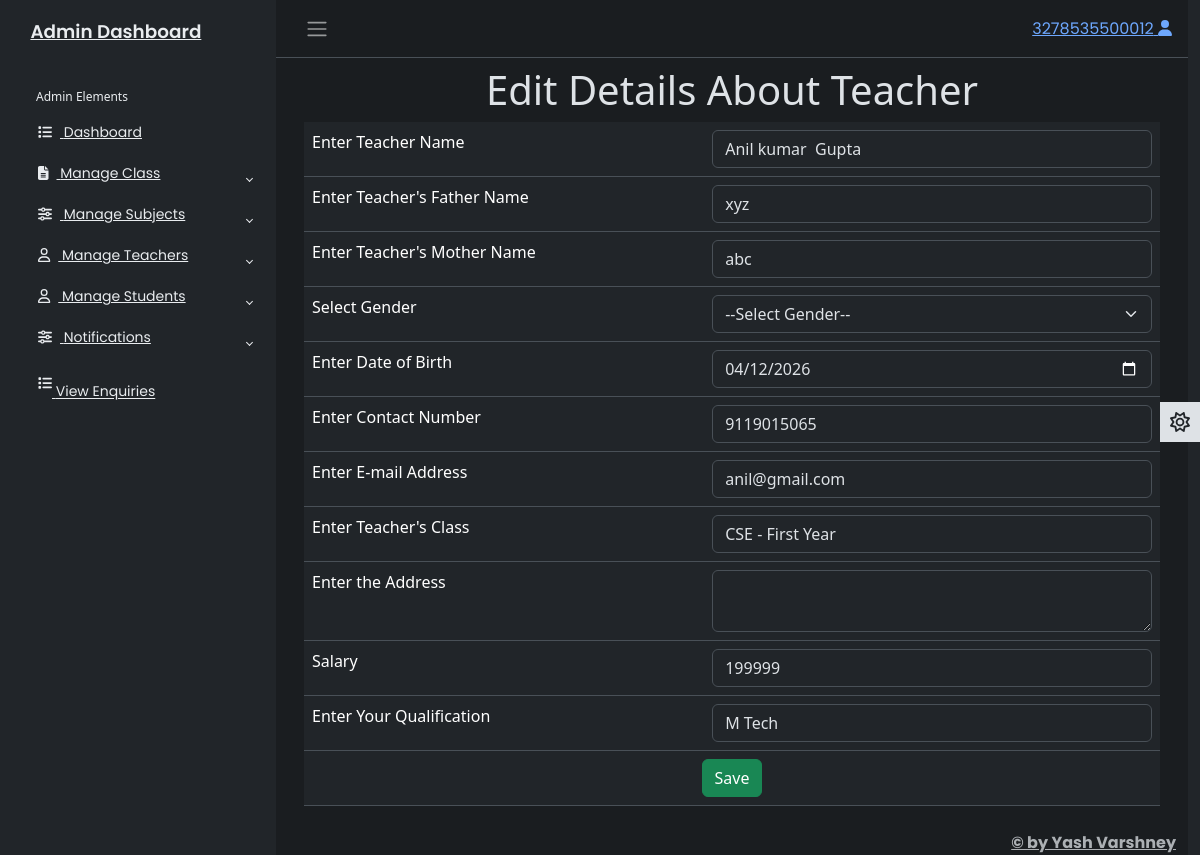
The page /adminapp/editteacher/1 (signed in) on the database its author committed.
### adminapp/models.py (models this page shows)
class Teacher(models.Model):
    id = models.AutoField(primary_key=True)
    name = models.CharField(max_length=50)
    fname = models.CharField(max_length=50)
    mname = models.CharField(max_length=50)
    gender = models.CharField(max_length=10)
    dob = models.CharField(max_length=15)
    contactno = models.CharField(max_length=20)
    emailaddress = models.EmailField(max_length=50, unique=True)
    tclass = models.CharField(max_length=30)
    address = models.TextField()
    salary = models.CharField(max_length=10)
    qualification = models.CharField(max_length=50)
    pic = models.ImageField(upload_to='')
    password = models.CharField(max_length=30)
    created_date = models.DateTimeField()

### adminapp/views.py (the view, shortened to what this page needs)
# urls.py: path('editteacher/<id>',views.editteacher,name = 'editteacher'),
@cache_control(no_store = True,no_cache = True,must_revalidate = True)
def editteacher(req,id):
    try:
      if req.session['adminid']!=None:
        adminid = req.session['adminid']
        tl = Teacher.objects.get(id=id)
        return render(req,'editteacher.html',{'adminid':adminid,'tl':tl})
    except KeyError:
       return redirect('login')

### adminapp/templates/editteacher.html (shortened to what this page needs)
{% extends 'adminbase.html' %}
{% load static %}
{% block admin %}
  <div class="row">
    <div class="col-sm-12">
      <h1 class="text-center">Edit Details About Teacher</h1>
      <form method="post">
        <table class="table">
          <tr>
            <td>Enter Teacher Name</td>
            <td>
              <input type="text" name="name" value="{{ tl.name }}" class="form-control" />
            </td>
          </tr>
          <tr>
            <td>Enter Teacher's Father Name</td>
            <td>
              <input type="text" name="fname" value="{{ tl.fname }}" class="form-control" />
            </td>
          </tr>
          <tr>
            <td>Enter Teacher's Mother Name</td>
            <td>
              <input type="text" name="mname" value="{{ tl.mname }}" class="form-control" />
            </td>
          </tr>
          <tr>
            <td>Select Gender</td>
            <td>
              <select name="gender" class="form-select" value="{{ tl.gender }}">
                <option value="">--Select Gender--</option>
              </select>
            </td>
          </tr>
          <tr>
            <td>Enter Date of Birth</td>
            <td>
              <input type="date" name="dob" value="{{ tl.dob }}" class="form-control" />
            </td>
          </tr>
          <tr>
            <td>Enter Contact Number</td>
            <td>
              <input type="number" name="contactno" value="{{ tl.contactno }}" class="form-control" />
            </td>
          </tr>
          <tr>
            <td>Enter E-mail Address</td>
            <td>
              <input type="email" name="emailaddress" value="{{ tl.emailaddress }}" class="form-control" required />
            </td>
          </tr>
          <tr>
            <td>Enter Teacher's Class</td>
            <td>
              <input type="text" name="tclass" value="{{ tl.tclass }}" class="form-control" />
            </td>
          </tr>
          <tr>
            <td>Enter the Address</td>
            <td>
              <textarea name="address" value="{{ tl.address }}" class="form-control"></textarea>
            </td>
          </tr>
          <tr>
            <td>Salary</td>
            <td>
              <input type="number" name="salary" value="{{ tl.salary }}" class="form-control" />
            </td>
          </tr>
          <tr>
            <td>Enter Your Qualification</td>
            <td>
              <input type="text" name="qualification" value="{{ tl.qualification }}" class="form-control" />
            </td>
          </tr>
          <tr>
            <td colspan="2" class="text-center">
              <button type="submit" class="btn btn-success">Save</button>
            </td>
          </tr>
        </table>
      </form>
    </div>
  </div>
{% endblock %}

### adminapp/static/css/adminstyle.css (style rules this page uses)
body { font-family: 'Poppins', sans-serif; font-size: 0.875rem; opacity: 1; overflow-y: scroll; margin: 0; }

### rows shown on the page
Teacher: name "Anil kumar Gupta", fname "xyz", mname "abc", dob "04/12/2026", contactno "9119015065", emailaddress "anil@gmail.com", tclass "CSE - First Year", salary "199999", qualification "M Tech"

### other values the page prints
{{ adminid }} "3278535500012"
